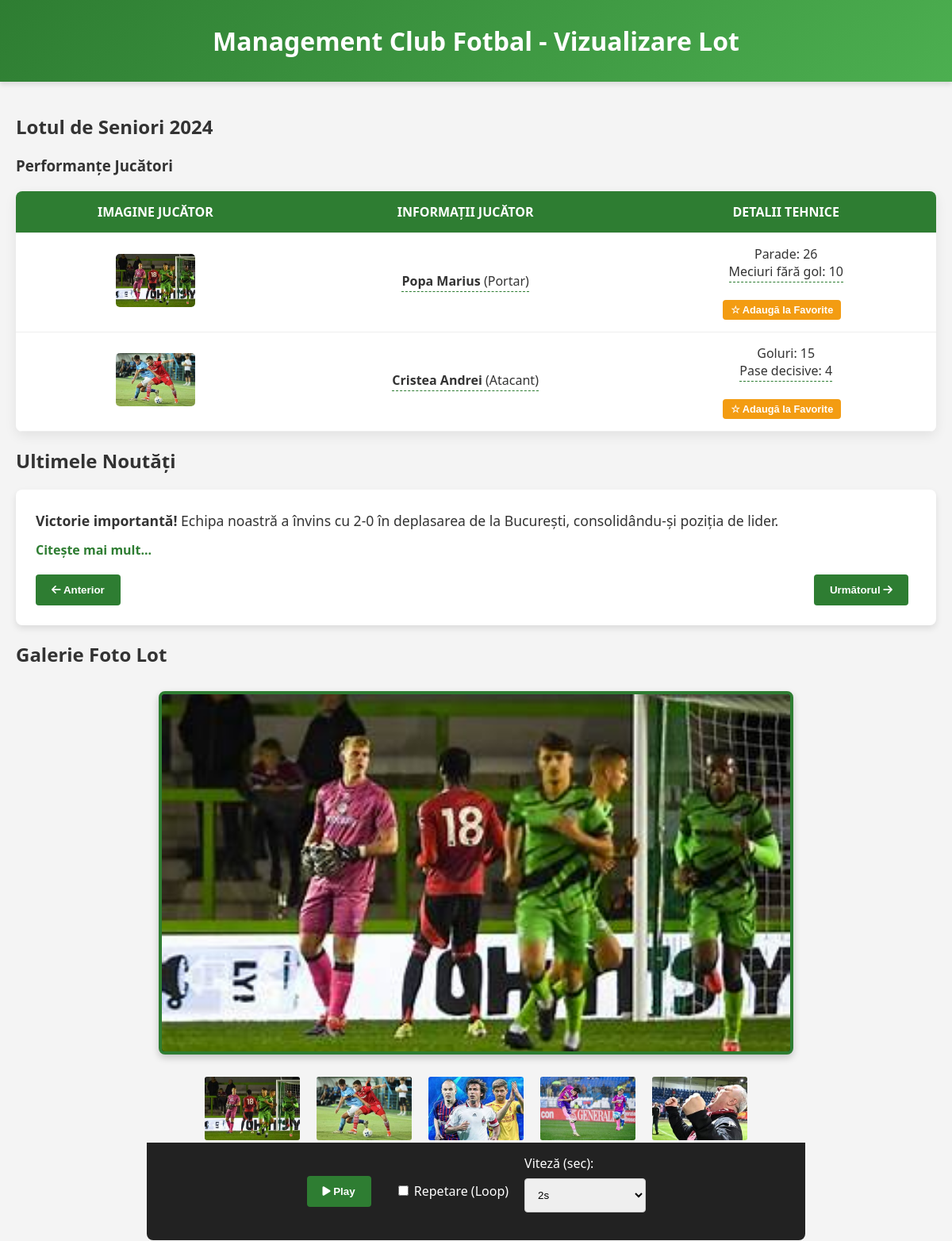
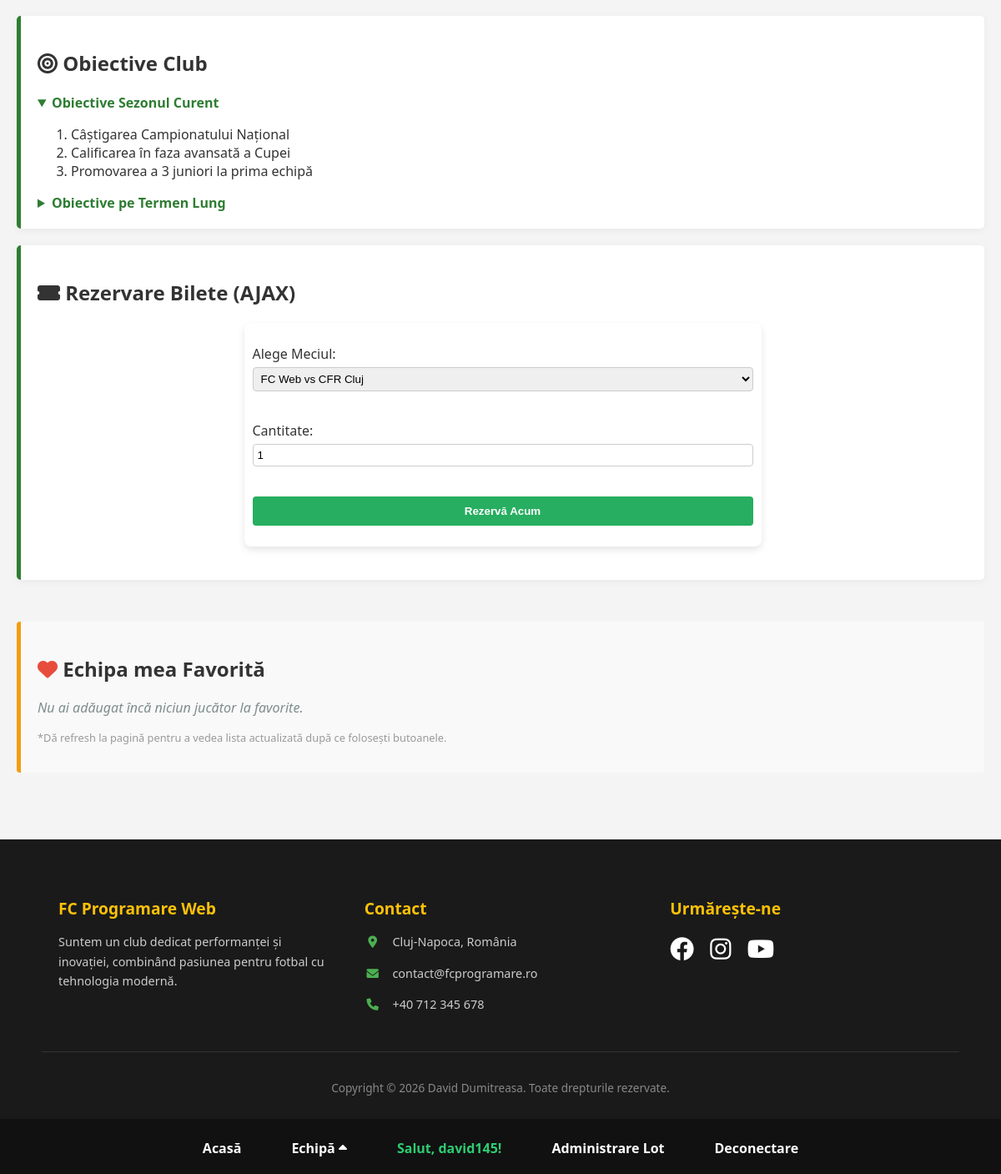
Screenshot of /index.php (signed in) with the database file from the repository (2 pictures, top to bottom).
### tables this page shows
CREATE TABLE `jucatori` (
  `id` int(11) NOT NULL,
  `nume_jucator` varchar(100) NOT NULL,
  `pozitie` varchar(50) NOT NULL,
  `poza` varchar(255) NOT NULL,
  `statistica1` varchar(100) NOT NULL,
  `statistica2` varchar(100) NOT NULL
);

### index.php (the view, shortened to what this page needs)
<?php
require_once 'conexiune.php';
$sql_jucatori = "SELECT * FROM jucatori";
$rezultat_jucatori = mysqli_query($conn, $sql_jucatori);
?>
<!DOCTYPE html>
<html lang="ro">
<head>
    <link rel="stylesheet" href="stil.css">
    <link rel="stylesheet" href="https://cdnjs.cloudflare.com/ajax/libs/font-awesome/6.0.0/css/all.min.css">
</head>
<body>
    <header>
        <h1>Management Club Fotbal - Vizualizare Lot</h1>
    </header>
    <nav>
        <ul class="menu-principal">
            <li><a href="index.php">Acasă</a></li>
            <li class="are-submeniu">
                <a href="#">Echipă <i class="fas fa-caret-up"></i></a>
            </li>
            <?php if (isset($_SESSION['user_id'])): ?>
                <li><a href="#" style="color: #2ecc71;">Salut, <?php echo $_SESSION['user_nume']; ?>!</a></li>
                <?php if ($_SESSION['user_rol'] == 'admin'): ?>
                    <li><a href="administrare.php">Administrare Lot</a></li>
                <?php endif; ?>
                <li><a href="logout.php">Deconectare</a></li>
            <?php else: ?>
                <li><a href="autentificare.php">Autentificare</a></li>
            <?php endif; ?>
        </ul>
    </nav>
    <main>
        <section>
            <h2>Lotul de Seniori 2024</h2>
            <article>
                <h3>Performanțe Jucători</h3>
                <div class="container-tabel-responsive">
                    <table id="tabel-jucatori">
                        <thead>
                            <tr>
                                <th>Imagine Jucător</th>
                                <th>Informații Jucător</th>
                                <th>Detalii Tehnice</th>
                            </tr>
                        </thead>
                        <tbody>
                            <?php
                            if (mysqli_num_rows($rezultat_jucatori) > 0) {
                                while($jucator = mysqli_fetch_assoc($rezultat_jucatori)) {
                                    ?>
                                    <tr>
                                        <td>
                                            <div class="element-cu-tooltip">
                                                <img src="<?php echo htmlspecialchars($jucator['poza']); ?>" alt="Jucător" class="img-tabel">
                                            </div>
                                        </td>
                                        <td>
                                            <div class="element-cu-tooltip text-tabel">
                                                <strong><?php echo htmlspecialchars($jucator['nume_jucator']); ?></strong> (<?php echo htmlspecialchars($jucator['pozitie']); ?>)
                                            </div>
                                        </td>
                                        <td>
                                            <div class="element-cu-tooltip text-tabel">
                                                <?php echo htmlspecialchars($jucator['statistica1']); ?> <br>
                                                <?php echo htmlspecialchars($jucator['statistica2']); ?>
                                            </div>
                                            <br><br>
                                            <?php
                                            $este_favorit = isset($_SESSION['favorite']) && in_array($jucator['id'], $_SESSION['favorite']);
                                            $text_buton = $este_favorit ? "⭐ Elimină" : "☆ Adaugă la Favorite";
                                            $culoare_buton = $este_favorit ? "#e74c3c" : "#f39c12";
                                            ?>
                                            <button class="btn-favorit" data-id="<?php echo $jucator['id']; ?>" style="background: <?php echo $culoare_buton; ?>; color: white; border: none; padding: 5px 10px; cursor: pointer; border-radius: 4px; font-size: 0.8em;">
                                                <span class="text-buton"><?php echo $text_buton; ?></span>
                                            </button>
                                        </td>
                                    </tr>
                                    <?php
                                }
                            } else {
                                echo "<tr><td colspan='3' style='text-align:center;'>Nu există jucători în baza de date.</td></tr>";
                            }
                            ?>
                        </tbody>
                    </table>
                </div>
            </article>
        </section>
        <section>
            <h2>Ultimele Noutăți</h2>
            <div class="stiri-container">
                <ul id="lista-stiri">
                    <li class="stire-activa">
                        <div><strong>Victorie importantă!</strong> Echipa noastră a învins cu 2-0 în deplasarea de la București, consolidându-și poziția de lider.</div>
                        <a href="#">Citește mai mult...</a>
                    </li>
                </ul>
                <div class="stiri-controale">
                    <button id="btn-prev" type="button"><i class="fas fa-arrow-left"></i> Anterior</button>
                    <button id="btn-next" type="button">Următorul <i class="fas fa-arrow-right"></i></button>
                </div>
            </div>
        </section>
        <section>
            <h2>Galerie Foto Lot</h2>
            <div class="css-slider" id="slider-jucatori">
                <img src="imagine_portar.jfif" class="thumb t1" alt="Portar">
                <img src="imagine_atacant.jfif" class="thumb t2" alt="Atacant">
                <img src="imagine mijlocas.jfif" class="thumb t3" alt="Mijlocas">
                <img src="imagine fundas.jfif" class="thumb t4" alt="Fundas">
                <img src="imagine antrenor.jfif" class="thumb t5" alt="Antrenor">
                <div class="large-view">
                    <img src="imagine_portar.jfif" class="large-img l1" alt="Portar Mare">
                </div>
            </div>
            <div class="slider-controle-js">
                <button id="btn-play-pause" type="button">
                    <i class="fas fa-play"></i> Play
                </button>
                <label>
                    <input type="checkbox" id="check-repetare"> Repetare (Loop)
                </label>
                <label>
                    Viteză (sec):
                    <select id="select-interval">
                        <option value="2000" selected>2s</option>
                    </select>
                </label>
            </div>
        </section>
        <aside>
            <div class="widget-card">
                <h2><i class="fas fa-bullseye"></i> Obiective Club</h2>
                <details open>
                    <summary><strong>Obiective Sezonul Curent</strong></summary>
                    <ol type="1">
                        <li>Câștigarea Campionatului Național</li>
                        <li>Calificarea în faza avansată a Cupei</li>
                        <li>Promovarea a 3 juniori la prima echipă</li>
                    </ol>
                </details>
                <details style="margin-top: 10px;">
                    <summary><strong>Obiective pe Termen Lung</strong></summary>
                </details>
            </div>
            <div class="widget-card" style="margin-top: 20px;">
                <h2><i class="fas fa-ticket-alt"></i> Rezervare Bilete (AJAX)</h2>
                <form id="form-rezervare" style="padding: 10px;">
                    <p>
                        <label>Alege Meciul:</label><br>
                        <select id="meci-rezervare" style="width:100%; padding: 5px; margin-top:5px;">
                            <option value="FC Web vs CFR Cluj">FC Web vs CFR Cluj</option>
                        </select>
                    </p>
                    <p>
                        <label>Cantitate:</label><br>
                        <input type="number" id="nr-bilete" min="1" max="10" value="1" style="width:100%; padding: 5px; margin-top:5px;">
                    </p>
                    <button type="submit" style="background:#27ae60; color:white; border:none; padding:10px; cursor:pointer; width:100%; border-radius: 4px;">
                        Rezervă Acum
                    </button>
                </form>
            </div>
        </aside>
        <?php if (isset($_SESSION['user_id'])): ?>
        <section id="sectiune-favorite" style="margin-top: 50px; background: #f9f9f9; padding: 20px; border-left: 5px solid #f39c12; border-radius: 4px;">
            <h2><i class="fas fa-heart" style="color: #e74c3c;"></i> Echipa mea Favorită</h2>
            <div id="lista-nume-favorite" style="margin-top: 15px;">
                <?php
                if (!empty($_SESSION['favorite'])) {
                    $ids = implode(',', $_SESSION['favorite']);
                    $sql_fav = "SELECT nume_jucator FROM jucatori WHERE id IN ($ids)";
                    $res_fav = mysqli_query($conn, $sql_fav);
                    if ($res_fav && mysqli_num_rows($res_fav) > 0) {
                        while($fav = mysqli_fetch_assoc($res_fav)) {
                            echo "<span class='tag-jucator' style='background:#e0e0e0; padding:8px 15px; margin-right:10px; border-radius:20px; display:inline-block; margin-bottom:10px; font-weight: bold;'>" . htmlspecialchars($fav['nume_jucator']) . "</span>";
                        }
                    }
                } else {
                    echo "<p id='mesaj-gol-fav' style='color: #7f8c8d; font-style: italic;'>Nu ai adăugat încă niciun jucător la favorite.</p>";
                }
                ?>
            </div>
            <p style="font-size: 0.8em; color: #999; margin-top: 10px;">*Dă refresh la pagină pentru a vedea lista actualizată după ce folosești butoanele.</p>
        </section>
        <?php endif; ?>
    </main>
    <footer>
        <div class="footer-content">
            <div class="footer-sectiune">
                <h3>FC Programare Web</h3>
                <p>Suntem un club dedicat performanței și inovației, combinând pasiunea pentru fotbal cu tehnologia modernă.</p>
            </div>
            <div class="footer-sectiune">
                <h3>Contact</h3>
                <p><i class="fas fa-map-marker-alt"></i> Cluj-Napoca, România</p>
                <p><i class="fas fa-envelope"></i> contact@fcprogramare.ro</p>
                <p><i class="fas fa-phone"></i> +40 712 345 678</p>
            </div>
            <div class="footer-sectiune">
                <h3>Urmărește-ne</h3>
                <div class="social-icons">
                    <a href="#"><i class="fab fa-facebook"></i></a>
                    <a href="#"><i class="fab fa-instagram"></i></a>
                    <a href="#"><i class="fab fa-youtube"></i></a>
                </div>
            </div>
        </div>
        <div class="footer-bottom">
            <p>Copyright &copy; 2026 David Dumitreasa. Toate drepturile rezervate.</p>
        </div>
    </footer>
</body>
</html>

### rows the page displays
jucatori: poza (picture), nume_jucator "Popa Marius", pozitie "Portar", statistica1 "Parade: 26", statistica2 "Meciuri fără gol: 10", text_buton "☆ Adaugă la Favorite"
jucatori: poza (picture), nume_jucator "Cristea Andrei", pozitie "Atacant", statistica1 "Goluri: 15", statistica2 "Pase decisive: 4", text_buton "☆ Adaugă la Favorite"

### other values shown
$_SESSION['user_nume'] "david145"
